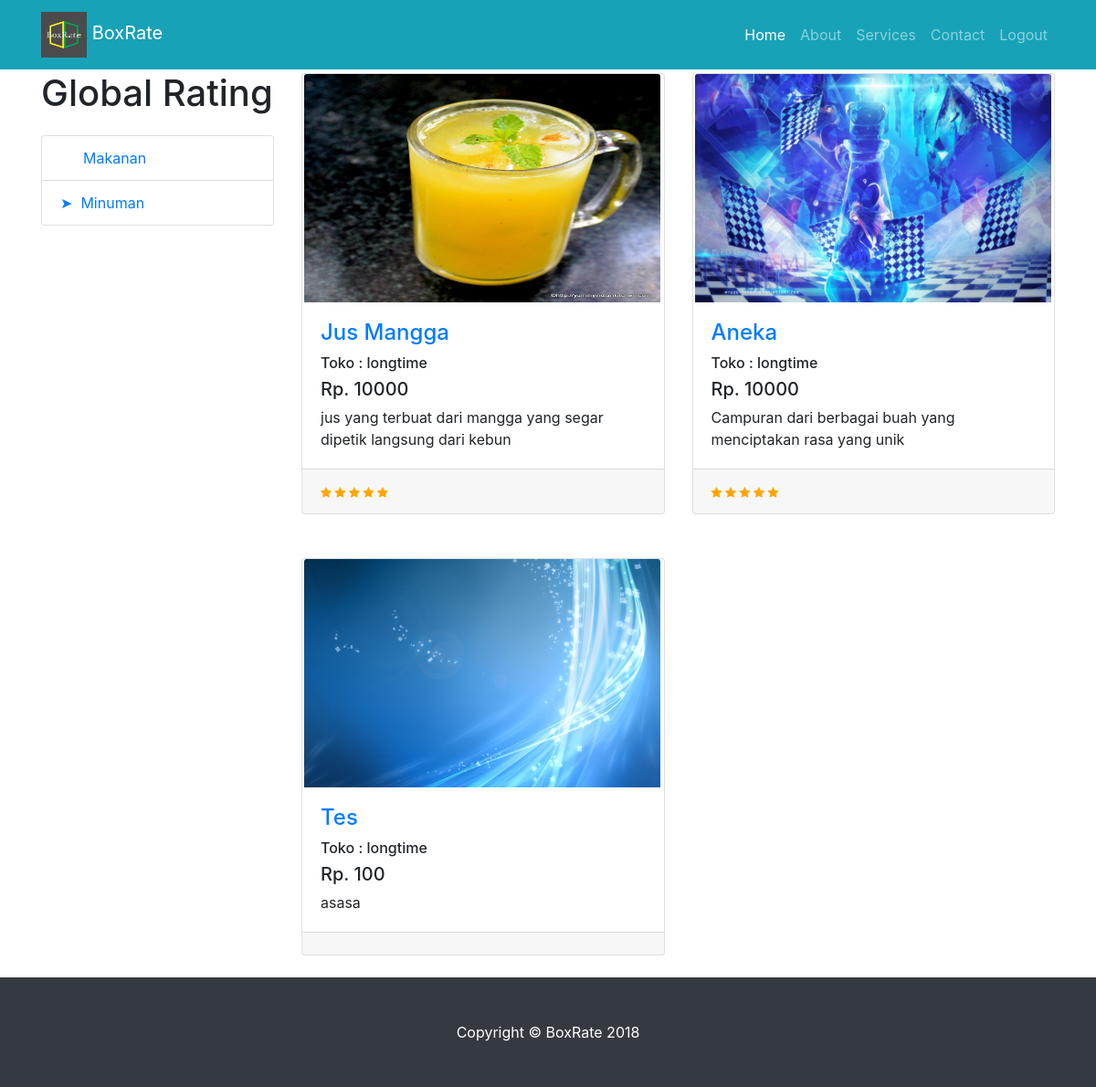
Page /glob-rate-minuman.php (signed in) on the committed database.
### tables this page shows
CREATE TABLE `menu` (
  `id` int(11) NOT NULL,
  `image` varchar(200) NOT NULL,
  `price` int(11) NOT NULL,
  `name` text NOT NULL,
  `ket` varchar(200) NOT NULL,
  `rating` double NOT NULL,
  `description` varchar(200) NOT NULL,
  `store_id` int(11) NOT NULL
);

CREATE TABLE `store` (
  `store_id` int(11) NOT NULL,
  `store_name` varchar(200) NOT NULL,
  `owner` varchar(30) NOT NULL
);

### glob-rate-minuman.php (the view, shortened to what this page needs)
<!DOCTYPE html>
<html lang="en">
  <head>
    <link href="vendor/bootstrap/css/bootstrap.min.css" rel="stylesheet">
    <link rel="stylesheet" type="text/css" href="css/shop-homepage.css">
    <link rel="stylesheet" href="https://cdnjs.cloudflare.com/ajax/libs/font-awesome/4.7.0/css/font-awesome.min.css">
  </head>
  <body >
    <nav class="navbar navbar-expand-lg navbar-dark bg-info fixed-top">
      <div class="container">
        <a class="navbar-brand" href="#">
          <img id='image-logo' src="images/logo/BoxRate.png">
        BoxRate</a>
        <div class="collapse navbar-collapse" id="navbarResponsive">
          <ul class="navbar-nav ml-auto">
            <li class="nav-item active">
              <a class="nav-link" href="index.php">Home
              </a>
            </li>
            <li class="nav-item">
              <a class="nav-link" href="#">About</a>
            </li>
            <li class="nav-item">
              <a class="nav-link" href="#">Services</a>
            </li>
            <li class="nav-item">
              <a class="nav-link" href="#">Contact</a>
            </li>
            <li class="nav-item" >
              <a class="nav-link" href="index.php?logout='1'">Logout</a>
            </li>
          </ul>
        </div>
      </div>
    </nav>
    <div class="container">
      <div class="row">
        <div class="col-lg-3">
          <h1 class="my-4">Global Rating</h1>
          <div class="list-group">
            <a href="glob-rate-makanan.php" class="list-group-item">&emsp;&nbsp; Makanan</a>
            <a href="#" class="list-group-item">&#x27a4;&nbsp; Minuman</a>
          </div>
        </div>
        <div class="col-lg-9">
          <div class="row">
        <?php
           $db = mysqli_connect("localhost", "root", "", "boxrate");
           $sql= "SELECT * FROM menu WHERE ket='minuman' order by rating DESC";
           $result = mysqli_query($db, $sql);
           while ($row=mysqli_fetch_array($result)) {
             $store_id=$row['store_id'];
             $query= "SELECT * FROM store WHERE store_id='$store_id'";
             $hasil = mysqli_query($db, $query);
           while ($store=mysqli_fetch_array($hasil)) {
              $toko=$store['store_name'];
           }
            echo "<div class='col-md-6 my-4'>
              <div class='card h-100'>
                <a href='#'><img id='image-rating' class='card-img-top' src='images/minuman/".$row['image']."' alt=''></a>
                <div class='card-body'>
                  <h4 class='card-title'>
                    <a href='#'>".$row['name']."</a>
                  </h4>
                  <h6>Toko : ".$toko."</h6>
                  <h5>Rp. ".$row['price']."</h5>
                  <p class='card-text'>".$row['description']."</p>
                </div>
                <div class='card-footer'>
                <small class='text-muted'>";
                if ($row['rating']>80) {
                  echo "<span class='fa fa-star checked'></span>
                  <span class='fa fa-star checked'></span>
                  <span class='fa fa-star checked'></span>
                  <span class='fa fa-star checked'></span>
                  <span class='fa fa-star checked'></span>";
                }
                elseif ($row['rating']>60) {
                  echo "<span class='fa fa-star checked'></span>
                  <span class='fa fa-star checked'></span>
                  <span class='fa fa-star checked'></span>
                  <span class='fa fa-star checked'></span>
                  <span class='fa fa-star'></span>";
                }
                elseif($row['rating']>40) {
                  echo "<span class='fa fa-star checked'></span>
                  <span class='fa fa-star checked'></span>
                  <span class='fa fa-star checked'></span>
                  <span class='fa fa-star'></span>
                  <span class='fa fa-star'></span>";
                }
                elseif($row['rating']>20) {
                  echo "<span class='fa fa-star checked'></span>
                  <span class='fa fa-star checked'></span>
                  <span class='fa fa-star'></span>
                  <span class='fa fa-star'></span>
                  <span class='fa fa-star'></span>";
                }
                elseif($row['rating']>0) {
                  echo "<span class='fa fa-star checked'></span>
                  <span class='fa fa-star'></span>
                  <span class='fa fa-star'></span>
                  <span class='fa fa-star'></span>
                  <span class='fa fa-star'></span>";
                }
              echo "</small></div>
              </div>
            </div>";
          }
          ?>
          </div>
        </div>
      </div>
    </div>
    <footer class="py-5 bg-dark">
      <div class="container">
        <p class="m-0 text-center text-white">Copyright &copy; BoxRate 2018</p>
      </div>
    </footer>
  </body>
</html>

### css/shop-homepage.css (style rules this page uses)
body { padding-top: 54px; background : white; }
#image-logo { width: 50px; height: 50px; }
#image-rating { margin-left: 2px; width: 390px ; height: 250px; }
@media (min-width: 992px) { body { padding-top: 56px; } }
.card-title { text-transform: capitalize; }
.checked { color: orange; }

### rows in the picture
menu: image (picture), name "Jus Mangga", store.store_name "longtime", price "10000", description "jus yang terbuat dari mangga yang segar dipetik langsung dari kebun"
menu: image (picture), name "Aneka", store.store_name "longtime", price "10000", description "Campuran dari berbagai buah yang menciptakan rasa yang unik"
menu: image (picture), name "Tes", store.store_name "longtime", price "100", description "asasa"
